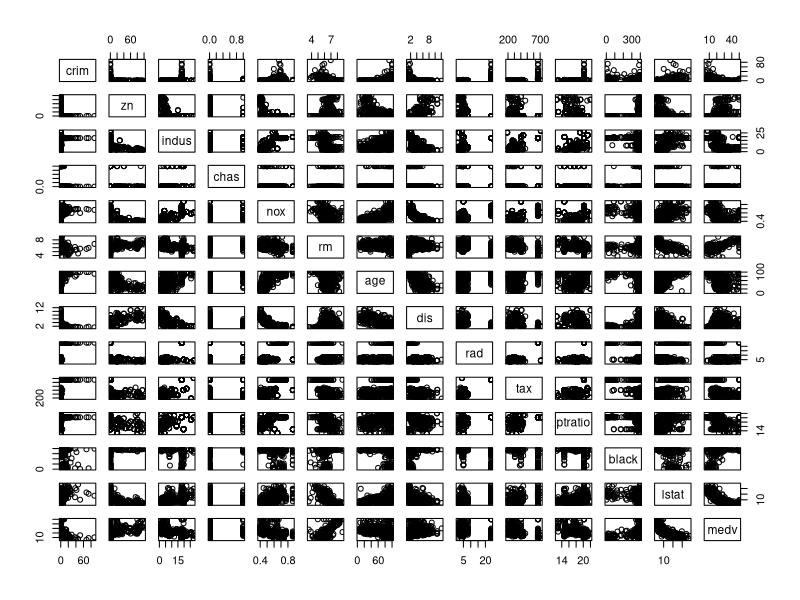
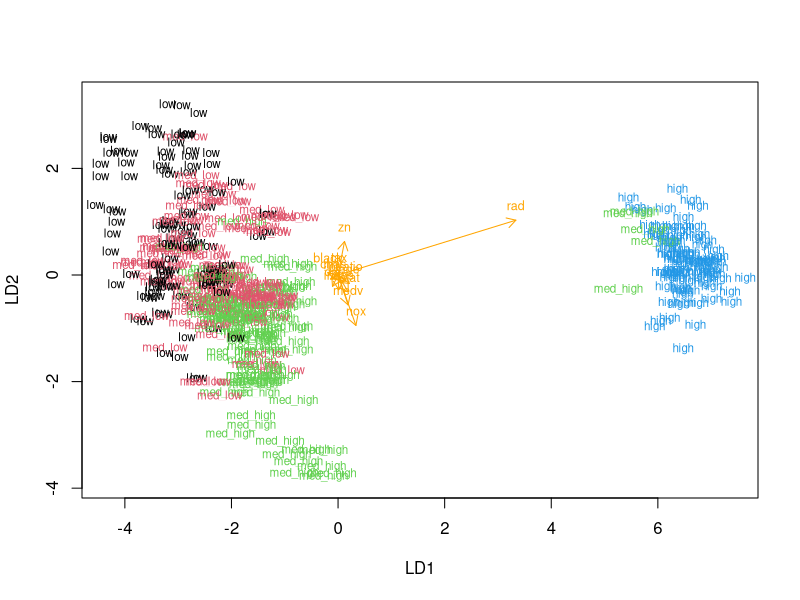

R code for these plots, in order:
## ---- chunk 1
library(MASS)
# load the data
data("Boston")
# explore the dataset
str(Boston)
dim(Boston)

## ---- chunk 2
library(MASS)
summary(Boston)
# plot matrix of the variables
pairs(Boston)
## ---- chunk 3
# center and standardize variables
boston_scaled <- scale(Boston)
# summaries of the scaled variables
summary(boston_scaled)
# class of the boston_scaled object
class(boston_scaled)
# change the object to data frame
boston_scaled <- as.data.frame(boston_scaled)

## ---- chunk 4

# create a quantile vector of crim and print it
bins <- quantile(boston_scaled$crim)
bins
# create a categorical variable 'crime'
crime <- cut(boston_scaled$crim, breaks = bins, include.lowest = TRUE, labels = c("low", "med_low", "med_high", "high"))

# remove original crim from the dataset
boston_scaled <- dplyr::select(boston_scaled, -crim)
# add the new categorical value to scaled data
boston_scaled <- data.frame(boston_scaled, crime)
# boston_scaled is available

# number of rows in the Boston dataset 
n <- nrow(boston_scaled)

# choose randomly 80% of the rows
ind <- sample(n,  size = n * 0.8)

# create train set
train <- boston_scaled[ind,]

# create test set 
test <- boston_scaled[-ind,]

# save the correct classes from test data
correct_classes <- test$crime

# remove the crime variable from test data
test <- dplyr::select(test, -crime)

## ---- chunk 5
# linear discriminant analysis
lda.fit <- lda(crime ~ ., data = train)

# print the lda.fit object
lda.fit

# the function for lda biplot arrows
lda.arrows <- function(x, myscale = 1, arrow_heads = 0.1, color = "orange", tex = 0.75, choices = c(1,2)){
  heads <- coef(x)
  arrows(x0 = 0, y0 = 0, 
         x1 = myscale * heads[,choices[1]], 
         y1 = myscale * heads[,choices[2]], col=color, length = arrow_heads)
  text(myscale * heads[,choices], labels = row.names(heads), 
       cex = tex, col=color, pos=3)
}

# target classes as numeric
classes <- as.numeric(train$crime)

# plot the lda results
plot(lda.fit, dimen = 2, col = classes, pch = classes)
lda.arrows(lda.fit, myscale = 1)
## ---- chunk 6
# predict classes with test data
lda.pred <- predict(lda.fit, newdata = test)

# cross tabulate the results
table(correct = correct_classes, predicted = lda.pred$class)

